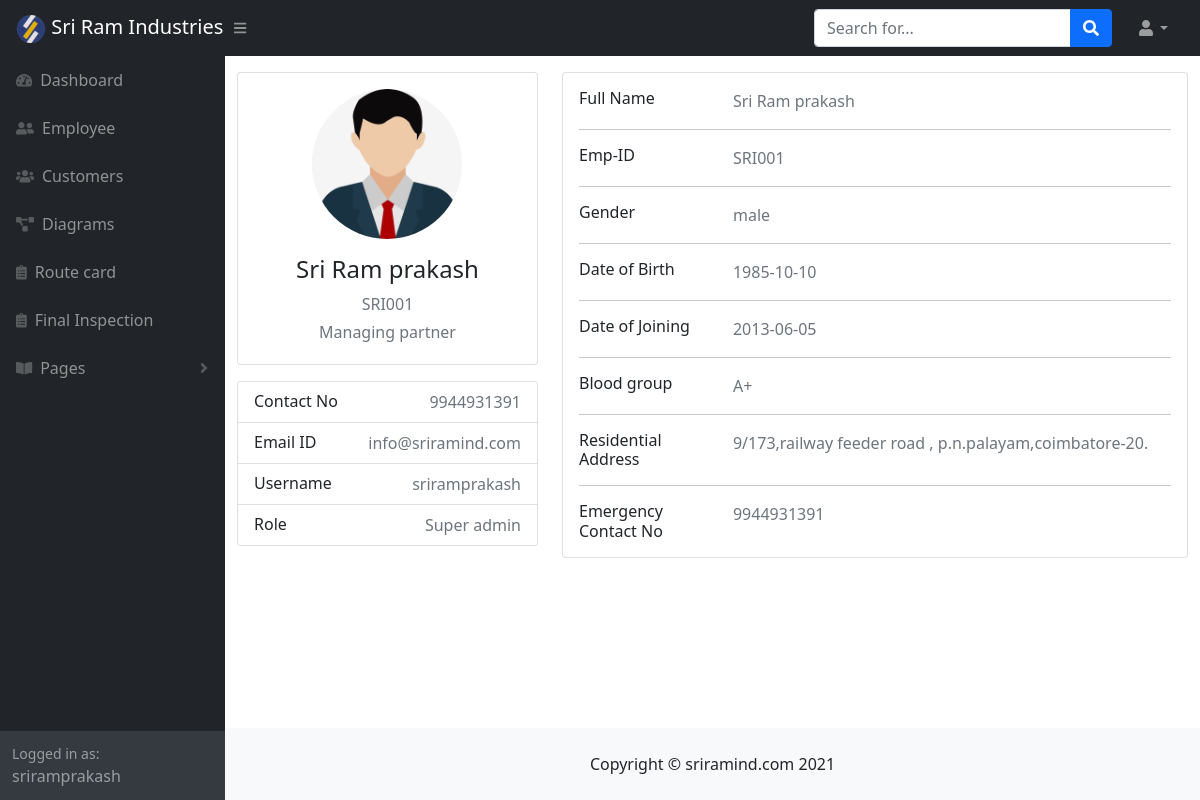
The app's page /my_account.php (signed in) with its own data.
### tables this page shows
CREATE TABLE `mst_employee` (
  `id` int(11) NOT NULL,
  `emp_name` varchar(100) NOT NULL,
  `emp_id` varchar(10) NOT NULL,
  `emp_gender` varchar(10) NOT NULL,
  `emp_date_of_birth` date NOT NULL,
  `emp_date_of_joining` date NOT NULL,
  `emp_blood_group` varchar(10) NOT NULL,
  `emp_contact_no` varchar(15) NOT NULL,
  `emp_emergency_contact_no` varchar(15) NOT NULL,
  `emp_address` varchar(150) NOT NULL,
  `emp_profile_pic` varchar(250) NOT NULL,
  `emp_role_id` int(11) DEFAULT NULL,
  `emp_designation_id` int(11) NOT NULL,
  `emp_email` varchar(100) NOT NULL,
  `emp_username` varchar(100) NOT NULL,
  `emp_password` varchar(200) NOT NULL,
  `emp_is_login_user` tinyint(1) NOT NULL,
  `created_at` datetime NOT NULL DEFAULT current_timestamp(),
  `updated_at` datetime DEFAULT current_timestamp(),
  `is_active` tinyint(1) NOT NULL,
  `is_removed` tinyint(1) NOT NULL
);

CREATE TABLE `mst_designation` (
  `id` int(11) NOT NULL,
  `designation_name` varchar(100) NOT NULL,
  `description` varchar(150) NOT NULL,
  `created_at` datetime NOT NULL,
  `updated_at` datetime NOT NULL,
  `is_active` tinyint(1) NOT NULL,
  `is_removed` tinyint(1) NOT NULL
);

CREATE TABLE `mst_roles` (
  `id` int(50) NOT NULL,
  `role_name` varchar(255) NOT NULL,
  `description` varchar(255) NOT NULL,
  `created_at` datetime NOT NULL,
  `updated_at` datetime NOT NULL,
  `is_active` tinyint(1) NOT NULL,
  `is_removed` tinyint(1) NOT NULL
);

### my_account.php (the view, shortened to what this page needs)
<?php
include('./db_connection.php');
 $emp_view_query='select me.*, mr.id role_id, mr.role_name,
md.id designation_id, md.designation_name from mst_employee me
left join mst_roles mr on mr.id = me.emp_role_id
left join mst_designation md on md.id = me.emp_designation_id
where me.id='.$_GET['id']='1';
 $eqry=mysqli_query($con,$emp_view_query);
$row=mysqli_fetch_array($eqry);
include('./header.php');
?>
<div class="container">
    <div class="main-body">
          <div class="row gutters-sm mt-3">
            <div class="col-md-4 mb-3">
              <div class="card">
                <div class="card-body">
                  <div class="d-flex flex-column align-items-center text-center">
                    <?php
                    $ext = explode('.',$row['emp_profile_pic']);
                    $ext_arr=array('jpg','jpeg','png');
                    if(in_array(strtolower(end($ext)),$ext_arr) && strpos($row['emp_profile_pic'],"ploads/"))
                      echo '<img src="'.$row['emp_profile_pic'].'" alt="Admin" class="rounded-circle" width="150">';
                    else echo '<img src="./assets/img/unkown.png" alt="Admin" class="rounded-circle" width="150">';
                    ?>
                    <div class="mt-3">
                      <h4><?php echo ucfirst($row['emp_name']); ?></h4>
                      <p class="text-secondary mb-1"><?php echo $row['emp_id']; ?></p>
                      <p class="text-secondary mb-1"><?php echo $row['designation_name']; ?></p>
                    </div>
                  </div>
                </div>
               </div>
                <div class="card mt-3">
                    <ul class="list-group list-group-flush">
                    <li class="list-group-item d-flex justify-content-between align-items-center flex-wrap">
                        <h6 class="mb-0">Contact No</h6>
                        <span class="text-secondary"><?php echo $row['emp_contact_no']; ?></span>
                    </li>
                    <li class="list-group-item d-flex justify-content-between align-items-center flex-wrap">
                        <h6 class="mb-0">Email ID</h6>
                        <span class="text-secondary"><?php echo $row['emp_email']; ?></span>
                    </li>
                    <li class="list-group-item d-flex justify-content-between align-items-center flex-wrap">
                        <h6 class="mb-0">Username</h6>
                        <span class="text-secondary"><?php echo $row['emp_username']; ?></span>
                    </li>
                    <li class="list-group-item d-flex justify-content-between align-items-center flex-wrap">
                        <h6 class="mb-0">Role</h6>
                        <span class="text-secondary"><?php echo $row['role_name']; ?></span>
                    </li>
                    </ul>
                </div>
            </div>
            <div class="col-md-8">
              <div class="card mb-3">
                <div class="card-body">
                  <div class="row">
                        <div class="col-sm-3">
                         <h6 class="mb-0"><label for="emp_name">Full Name</label></h6>
                        </div>
                        <div class="col-sm-9 text-secondary">
                        <?php echo $row['emp_name']; ?>
                        </div>
                    </div>
                    <hr>
                    <div class="row">
                        <div class="col-sm-3">
                        <h6 class="mb-0"><label for="emp_name">Emp-ID</label></h6>
                        </div>
                        <div class="col-sm-9 text-secondary">
                        <?php echo $row['emp_id']; ?>
                        </div>
                    </div>
                  <hr>
                  <div class="row">
                        <div class="col-sm-3">
                         <h6 class="mb-0">Gender</h6>
                        </div>
                        <div class="col-sm-9 text-secondary">
                        <?php echo $row['emp_gender']; ?>
                        </div>
                    </div>
                    <hr>
                    <div class="row">
                        <div class="col-sm-3">
                         <h6 class="mb-0">Date of Birth</h6>
                        </div>
                        <div class="col-sm-9 text-secondary">
                        <?php echo $row['emp_date_of_birth']; ?>
                        </div>
                    </div>
                    <hr>
                    <div class="row">
                        <div class="col-sm-3">
                         <h6 class="mb-0">Date of Joining</h6>
                        </div>
                        <div class="col-sm-9 text-secondary">
                        <?php echo $row['emp_date_of_joining']; ?>
                        </div>
                    </div>
                    <hr>
                    <div class="row">
                        <div class="col-sm-3">
                         <h6 class="mb-0">Blood group</h6>
                        </div>
                        <div class="col-sm-9 text-secondary">
                        <?php echo $row['emp_blood_group']; ?>
                        </div>
                    </div>
                    <hr>
                    <div class="row">
                        <div class="col-sm-3">
                         <h6 class="mb-0">Residential Address</h6>
                        </div>
                        <div class="col-sm-9 text-secondary">
                        <?php echo $row['emp_address']; ?>
                        </div>
                    </div>
                    <hr>
                    <div class="row">
                        <div class="col-sm-3">
                         <h6 class="mb-0">Emergency Contact No</h6>
                        </div>
                        <div class="col-sm-9 text-secondary">
                        <?php echo $row['emp_emergency_contact_no']; ?>
                        </div>
                    </div>
                </div>
              </div>
              </div>
          </div>
        </div>
    </div>
<?php include('./footer.php'); ?>

### records on screen
mst_employee: emp_profile_pic (picture), emp_name "Sri Ram prakash", emp "SRI001", mst_designation.designation_name "Managing partner", emp_contact_no "9944931391", emp_email "info@sriramind.com", emp_username "sriramprakash", mst_roles.role_name "Super admin", emp_gender "male", emp_date_of_birth "1985-10-10", emp_date_of_joining "2013-06-05", emp_blood_group "A+", emp_address "9/173,railway feeder road , p.n.palayam,coimbatore-20.", emp_emergency_contact_no "9944931391"

### other values on screen
$_SESSION['username'] "sriramprakash"
